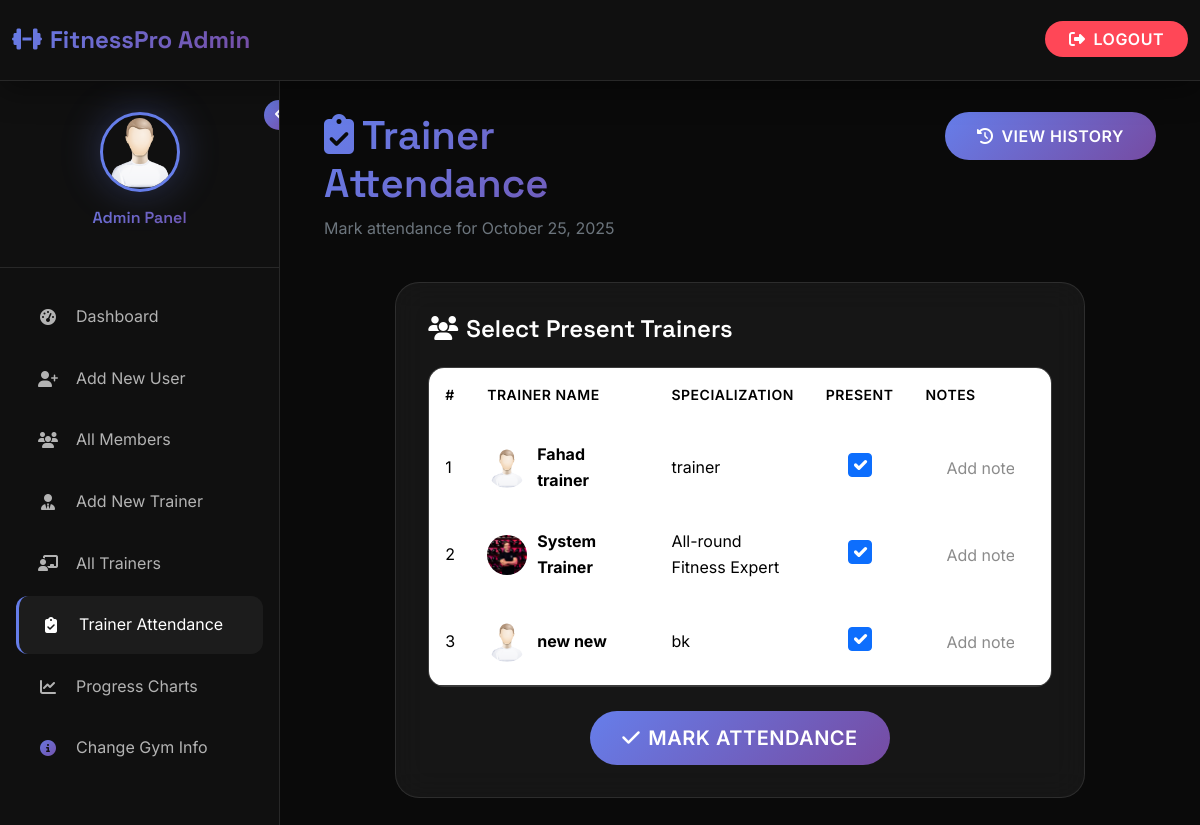
Page /trainer_attendance (signed in) on the committed database.
### gym_management/gym_app/models.py (models this page shows, shortened)
class Trainer(models.Model):
    first_name = models.CharField(max_length=50)
    last_name = models.CharField(max_length=50)
    email = models.CharField(max_length=50, null=True, blank=True)
    phone_number = models.CharField(max_length=20)
    username = models.CharField(max_length=150, unique=True)
    password = models.CharField(max_length=100)
    specialization = models.CharField(max_length=200, null=True, blank=True)
    image = models.ImageField(upload_to="trainers/", default="trainers/default.png", null=True, blank=True)
    created_at = models.DateTimeField(auto_now_add=True)

### gym_management/gym_app/views.py (the view, shortened to what this page needs)
# urls.py: path('trainer_attendance', views.trainer_attendance, name='trainer_attendance'),
def trainer_attendance(request):
    if 'admin_logged_in' not in request.session:
        return redirect('/admin_login')
    trainers = Trainer.objects.all()
    today = dt.date.today()
    attendance_records = TrainerAttendance.objects.filter(date=today)
    marked_trainer_ids = [record.trainer_id for record in attendance_records]
    data = {
        'trainers': trainers,
        'attendance_records': attendance_records,
        'marked_trainer_ids': marked_trainer_ids,
        'today': today,
        'pending_count': Gym_user.get_pending_approvals().count(),
        'trainer_request_count': Gym_user.get_trainer_requests().count()
    }
    return render(request, 'admin/trainer_attendance.html', data)

### gym_management/gym_app/context_processors.py (called while the page is built)
def logged_in_user(request):
    user = None
    trainer = None
    if request.session.get('user_id'):
        try:
            user = Gym_user.objects.get(id=request.session['user_id'])
        except Gym_user.DoesNotExist:
            user = None
    elif request.session.get('trainer_id'):
        try:
            trainer = Trainer.objects.get(id=request.session['trainer_id'])
        except Trainer.DoesNotExist:
            trainer = None
    return {'logged_in_user': user, 'logged_in_trainer': trainer}

def gym_info_context(request):
    gym_info = GymInfo.objects.first()
    return {
        'gym_info': gym_info
    }

### gym_management/gym_app/models.py (called while the page is built)
    @staticmethod
    def get_pending_approvals():
        return Gym_user.objects.filter(is_approved=False)

    @staticmethod
    def get_trainer_requests():
        return Gym_user.objects.filter(trainer_requested=True, assigned_trainer=None)

### gym_management/gym_app/templates/admin/trainer_attendance.html (shortened to what this page needs)
{% extends 'base_admin.html' %}
{% load static %}
{% block content %}
<div class="container-fluid">
    <div class="row mb-4" data-aos="fade-down">
        <div class="col-md-6">
            <h1 class="gradient-text"><i class="fas fa-clipboard-check me-2"></i>Trainer Attendance</h1>
            <p class="text-secondary">Mark attendance for {{ today|date:"F d, Y" }}</p>
        </div>
        <div class="col-md-6 text-end">
            <a href="{% url 'attendance_history' %}" class="btn btn-primary">
                <i class="fas fa-history me-2"></i>View History
            </a>
        </div>
    </div>
    <div class="row justify-content-center" data-aos="fade-up" data-aos-delay="100">
        <div class="col-lg-10">
            {% if trainers %}
            <form method="POST" action="{% url 'trainer_attendance' %}">
                <div class="dashboard-card">
                    <h4 class="mb-4"><i class="fas fa-users me-2"></i>Select Present Trainers</h4>
                    <div class="table-responsive">
                        <table class="table">
                            <thead>
                                <tr>
                                    <th width="5%">#</th>
                                    <th width="35%">Trainer Name</th>
                                    <th width="20%">Specialization</th>
                                    <th width="10%" class="text-center">Present</th>
                                    <th width="30%">Notes</th>
                                </tr>
                            </thead>
                            <tbody>
                                {% for trainer in trainers %}
                                <tr>
                                    <td>{{ forloop.counter }}</td>
                                    <td>
                                        <div class="d-flex align-items-center">
                                            {% if trainer.image %}
                                                <img src="{{ trainer.image.url }}" alt="{{ trainer.first_name }}"
                                                     style="width: 40px; height: 40px; border-radius: 50%; object-fit: cover; margin-right: 10px;">
                                            {% else %}
                                                <div style="width: 40px; height: 40px; border-radius: 50%; background: var(--primary-gradient);
                                                            display: flex; align-items: center; justify-content: center; margin-right: 10px; font-weight: 600;">
                                                    {{ trainer.first_name.0 }}{{ trainer.last_name.0 }}
                                                </div>
                                            {% endif %}
                                            <div>
                                                <strong>{{ trainer.first_name }} {{ trainer.last_name }}</strong>
                                            </div>
                                        </div>
                                    </td>
                                    <td>{{ trainer.specialization|default:"N/A" }}</td>
                                    <td class="text-center">
                                        <div class="form-check d-inline-block">
                                            <input
                                                class="form-check-input"
                                                type="checkbox"
                                                name="trainer_{{ trainer.id }}"
                                                id="trainer_{{ trainer.id }}"
                                                {% if trainer.id in marked_trainer_ids %}checked{% else %}checked{% endif %}
                                                style="width: 24px; height: 24px; cursor: pointer;"
                                            >
                                        </div>
                                    </td>
                                    <td>
                                        <input
                                            type="text"
                                            name="notes_{{ trainer.id }}"
                                            class="form-control"
                                            placeholder="Add notes (optional)"
                                            style="border-radius: 8px;"
                                        >
                                    </td>
                                </tr>
                                {% endfor %}
                            </tbody>
                        </table>
                    </div>
                    <div class="text-center mt-4">
                        <button type="submit" class="btn btn-primary btn-lg">
                            <i class="fas fa-check me-2"></i>Mark Attendance
                        </button>
                    </div>
                </div>
            </form>
            {% endif %}
        </div>
    </div>
</div>
{% endblock %}

### gym_management/gym_app/templates/base_admin.html (style rules this page uses)
:root { --primary-gradient: linear-gradient(135deg, #667eea 0%, #764ba2 100%); --secondary-gradient: linear-gradient(135deg, #f093fb 0%, #f5576c 100%); --accent-gradient: linear-gradient(135deg, #4facfe 0%, #00f2fe 100%); --dark-gradient: linear-gradient(135deg, #0c0c0c 0%, #1a1a1a 100%); --bg-primary: #0a0a0a; --bg-secondary: #111111; --bg-tertiary: #1a1a1a; --bg-card: rgba(255, 255, 255, 0.05); --bg-sidebar: rgba(17, 17, 17, 0.95); --text-primary: #ffffff; --text-secondary: #b3b3b3; --text-muted: #8b8b8b; --accent-primary: #667eea; --accent-secondary: #764ba2; --accent-danger: #ff4757; --accent-success: #2ed573; --accent-warning: #ffa502; --border-color: rgba(255, 255, 255, 0.1); --border-hover: rgba(255, 255, 255, 0.2); --shadow-sm: 0 2px 8px rgba(0, 0, 0, 0.3); --shadow-md: 0 8px 32px rgba(0, 0, 0, 0.4); --shadow-lg: 0 16px 64px rgba(0, 0, 0, 0.5); --shadow-glow: 0 0 40px rgba(102, 126, 234, 0.3); --blur-sm: blur(8px); --blur-md: blur(16px); --blur-lg: blur(32px); }
* { margin: 0; padding: 0; box-sizing: border-box; }
html { scroll-behavior: smooth; }
body { font-family: 'Inter', -apple-system, BlinkMacSystemFont, 'Segoe UI', sans-serif; background: var(--bg-primary); color: var(--text-primary); line-height: 1.6; overflow-x: hidden; -webkit-font-smoothing: antialiased; -moz-osx-font-smoothing: grayscale; }
h1, h2, h3, h4, h5, h6 { font-family: 'Space Grotesk', sans-serif; font-weight: 600; line-height: 1.2; }
.dashboard-card { background: var(--bg-card); backdrop-filter: var(--blur-md); border: 1px solid var(--border-color); border-radius: 1.5rem; padding: 2rem; transition: all 0.3s cubic-bezier(0.4, 0, 0.2, 1); position: relative; overflow: hidden; text-decoration: none; color: inherit; display: block; height: 100%; }
.dashboard-card::before { content: ''; position: absolute; top: 0; left: 0; right: 0; height: 3px; background: var(--primary-gradient); opacity: 0; transition: opacity 0.3s ease; }
.form-control { background: var(--bg-card); backdrop-filter: var(--blur-sm); border: 1px solid var(--border-color); border-radius: 0.75rem; color: var(--text-primary); padding: 0.875rem 1.25rem; transition: all 0.3s cubic-bezier(0.4, 0, 0.2, 1); }
.form-control::placeholder { color: var(--text-muted); }
.btn-primary { background: var(--primary-gradient); border: none; padding: 0.75rem 2rem; font-weight: 600; border-radius: 2rem; transition: all 0.3s cubic-bezier(0.4, 0, 0.2, 1); text-transform: uppercase; letter-spacing: 0.5px; color: white; }
.table-responsive { background: var(--bg-card); backdrop-filter: var(--blur-md); border: 1px solid var(--border-color); border-radius: 1rem; overflow: hidden; }
.table { color: var(--text-primary); margin-bottom: 0; }
.table thead { background: var(--bg-secondary); }
.table thead th { border-bottom: 2px solid var(--border-color); padding: 1rem; font-weight: 600; text-transform: uppercase; letter-spacing: 0.5px; font-size: 0.875rem; }
.table tbody td { border-bottom: 1px solid var(--border-color); padding: 1rem; vertical-align: middle; }
.gradient-text { background: var(--primary-gradient); -webkit-background-clip: text; -webkit-text-fill-color: transparent; background-clip: text; }

### rows in the picture
Trainer: image (placeholder picture), first_name "Fahad", last_name "trainer", specialization "trainer", id "☑"
Trainer: image (picture), first_name "System", last_name "Trainer", specialization "All-round Fitness Expert", id "☑"
Trainer: image (placeholder picture), first_name "new", last_name "new", specialization "bk", id "☑"
